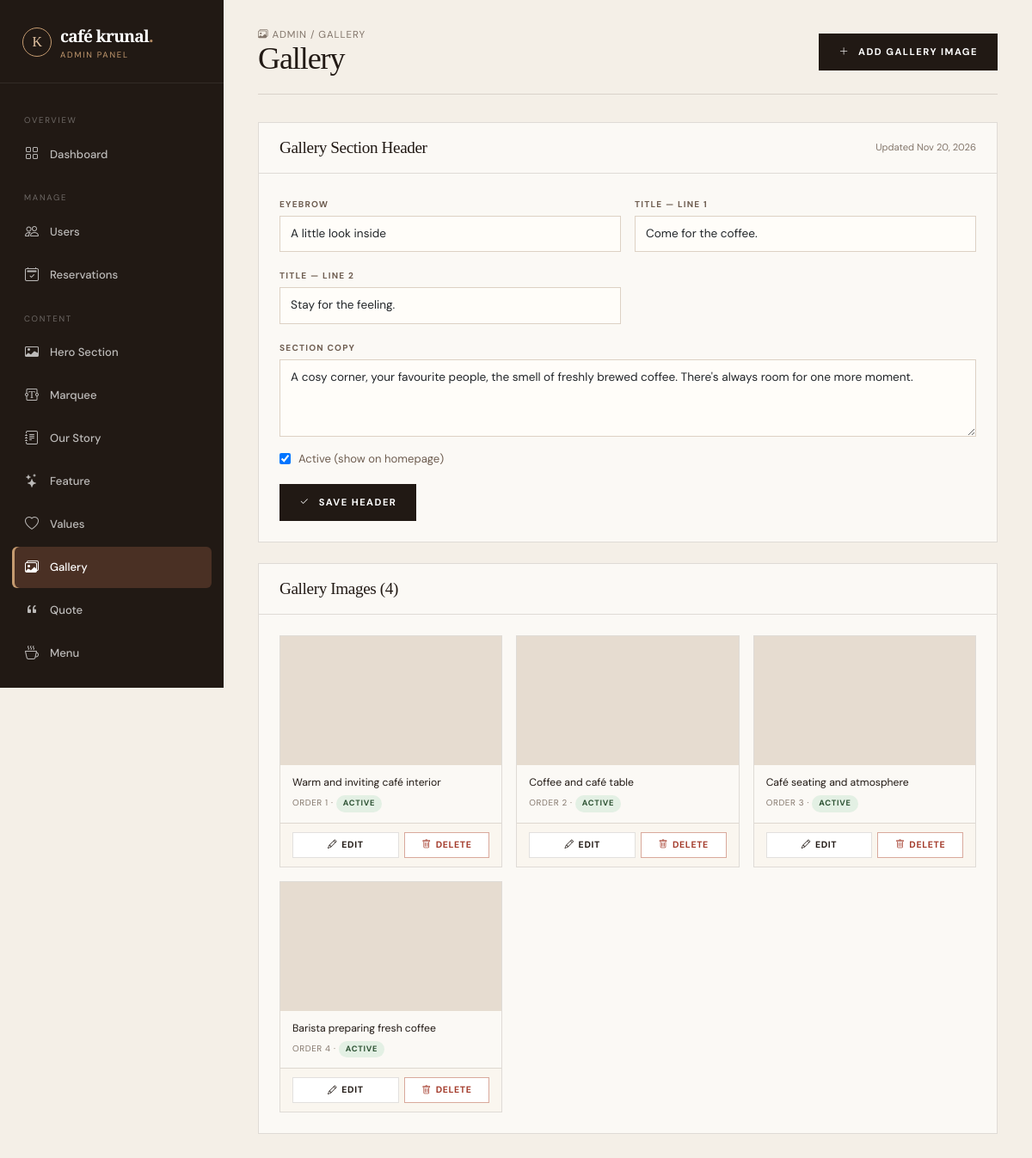
The app's page /admin/index.php?page=gallery (signed in) with its own data.
### tables this page shows
CREATE TABLE `gallery_section` (
  `id` int(10) UNSIGNED NOT NULL,
  `eyebrow` varchar(120) NOT NULL DEFAULT '',
  `title_line1` varchar(160) NOT NULL DEFAULT '',
  `title_line2` varchar(160) NOT NULL DEFAULT '',
  `section_copy` text DEFAULT NULL,
  `is_active` tinyint(1) NOT NULL DEFAULT 1,
  `updated_at` timestamp NOT NULL DEFAULT current_timestamp() ON UPDATE current_timestamp()
);

CREATE TABLE `gallery_images` (
  `id` int(10) UNSIGNED NOT NULL,
  `image_path` varchar(255) NOT NULL DEFAULT '',
  `full_image_path` varchar(255) NOT NULL DEFAULT '',
  `alt_text` varchar(255) NOT NULL DEFAULT '',
  `is_active` tinyint(1) NOT NULL DEFAULT 1,
  `sort_order` int(11) NOT NULL DEFAULT 0,
  `created_at` timestamp NOT NULL DEFAULT current_timestamp(),
  `updated_at` timestamp NOT NULL DEFAULT current_timestamp() ON UPDATE current_timestamp()
);

### admin/index.php (the view, shortened to what this page needs)
<?php
require_once __DIR__ . '/../config/config.php';
function e(?string $s): string {
    return htmlspecialchars((string)$s, ENT_QUOTES | ENT_SUBSTITUTE, 'UTF-8');
}
$page = $_GET['page'] ?? 'dashboard';
$totalUsers = (int)$pdo->query('SELECT COUNT(*) FROM users')->fetchColumn();
$totalReservations = $pendingReservations = $todayReservations = 0;
try {
    $totalReservations = (int)$pdo->query('SELECT COUNT(*) FROM reservations')->fetchColumn();
    $pendingReservations = (int)$pdo->query("SELECT COUNT(*) FROM reservations WHERE status = 'pending'")->fetchColumn();
    $todayReservations = (int)$pdo->query("SELECT COUNT(*) FROM reservations WHERE res_date = CURDATE()")->fetchColumn();
} catch (PDOException $e) {}
$gallerySection = null;
$galleryImages = [];
if ($page === 'gallery') {
    try {
        $gallerySection = $pdo->query('SELECT * FROM gallery_section ORDER BY id DESC LIMIT 1')->fetch();
    } catch (PDOException $e) {
        $gallerySection = null;
    }
    try {
        $galleryImages = $pdo->query('SELECT * FROM gallery_images ORDER BY sort_order, id')->fetchAll();
    } catch (PDOException $e) { $galleryImages = []; }
}
?>
<!DOCTYPE html>
<html lang="en">
<head>
  <link href="https://cdn.jsdelivr.net/npm/bootstrap@5.3.3/dist/css/bootstrap.min.css" rel="stylesheet">
  <link href="https://cdn.jsdelivr.net/npm/bootstrap-icons@1.11.3/font/bootstrap-icons.min.css" rel="stylesheet">
</head>
<body>
<div class="admin-wrap">
  <aside class="admin-sidebar">
    <div class="admin-brand">
      <span class="brand-mark">K</span>
      <div>
        café krunal<span style="color:#b58a62">.</span>
        <small>Admin Panel</small>
      </div>
    </div>
    <nav class="admin-nav">
      <div class="nav-label">Overview</div>
      <a href="?page=dashboard" class="<?= $page === 'dashboard' ? 'active' : '' ?>">
        <i class="bi bi-grid"></i> Dashboard
      </a>
      <div class="nav-label">Manage</div>
      <a href="?page=users" class="<?= $page === 'users' ? 'active' : '' ?>">
        <i class="bi bi-people"></i> Users
      </a>
      <a href="?page=reservations" class="<?= $page === 'reservations' ? 'active' : '' ?>">
        <i class="bi bi-calendar2-check"></i> Reservations
      </a>
      <div class="nav-label">Content</div>
      <a href="?page=hero" class="<?= $page === 'hero' ? 'active' : '' ?>">
        <i class="bi bi-card-image"></i> Hero Section
      </a>
      <a href="?page=marquee" class="<?= $page === 'marquee' ? 'active' : '' ?>">
        <i class="bi bi-textarea-t"></i> Marquee
      </a>
      <a href="?page=story" class="<?= $page === 'story' ? 'active' : '' ?>">
        <i class="bi bi-journal-text"></i> Our Story
      </a>
      <a href="?page=feature" class="<?= $page === 'feature' ? 'active' : '' ?>">
        <i class="bi bi-stars"></i> Feature
      </a>
      <a href="?page=values" class="<?= $page === 'values' ? 'active' : '' ?>">
        <i class="bi bi-heart"></i> Values
      </a>
      <a href="?page=gallery" class="<?= $page === 'gallery' ? 'active' : '' ?>">
        <i class="bi bi-images"></i> Gallery
      </a>
      <a href="?page=quote" class="<?= $page === 'quote' ? 'active' : '' ?>">
        <i class="bi bi-quote"></i> Quote
      </a>
      <a href="?page=menu" class="<?= $page === 'menu' ? 'active' : '' ?>">
        <i class="bi bi-cup-hot"></i> Menu
      </a>
      <div class="nav-label">Site</div>
    </nav>
  </aside>
  <main class="admin-main">
    <div class="admin-topbar">
      <div>
        <div class="crumb">
          <i class="bi bi-<?= $page === 'hero' ? 'card-image' : ($page === 'story' ? 'journal-text' : ($page === 'marquee' ? 'textarea-t' : ($page === 'feature' ? 'stars' : ($page === 'values' ? 'heart' : ($page === 'gallery' ? 'images' : ($page === 'quote' ? 'quote' : ($page === 'menu' ? 'cup-hot' : ($page === 'users' ? 'people' : ($page === 'reservations' ? 'calendar2-check' : 'grid'))))))))) ?>"></i>
          Admin / <?= ucfirst($page) ?>
        </div>
        <h1>
          <?php if ($page === 'dashboard'): ?>Dashboard
          <?php elseif ($page === 'users'): ?>Users
          <?php elseif ($page === 'reservations'): ?>Reservations
          <?php elseif ($page === 'hero'): ?>Hero Section
          <?php elseif ($page === 'marquee'): ?>Marquee
          <?php elseif ($page === 'feature'): ?>Feature Section
          <?php elseif ($page === 'values'): ?>Values Section
          <?php elseif ($page === 'gallery'): ?>Gallery
          <?php elseif ($page === 'quote'): ?>Quote
          <?php elseif ($page === 'menu'): ?>Menu
          <?php else: ?>Our Story
          <?php endif; ?>
        </h1>
      </div>
      <?php if ($page === 'gallery' && !isset($_GET['edit_image'])): ?>
        <a href="?page=gallery&edit_image=new" class="btn-coffee">
          <i class="bi bi-plus-lg"></i> Add Gallery Image
        </a>
      <?php endif; ?>
    </div>
    <?php if ($page === 'dashboard'): ?>
      <div class="stat-grid">
        <div class="stat-card">
          <span class="label">Total Users</span>
          <span class="value"><?= $totalUsers ?></span>
          <i class="bi bi-people icon"></i>
        </div>
        <div class="stat-card">
          <span class="label">Reservations</span>
          <span class="value"><?= $totalReservations ?></span>
          <i class="bi bi-calendar2-check icon"></i>
        </div>
        <div class="stat-card">
          <span class="label">Pending</span>
          <span class="value"><?= $pendingReservations ?></span>
          <i class="bi bi-hourglass-split icon"></i>
        </div>
        <div class="stat-card">
          <span class="label">Today's Bookings</span>
          <span class="value"><?= $todayReservations ?></span>
          <i class="bi bi-calendar-day icon"></i>
        </div>
      </div>
      <div class="panel">
        <div class="panel-head">
          <h2>Recent Users</h2>
          <a href="?page=users" class="btn-sm-coffee">View All <i class="bi bi-arrow-right"></i></a>
        </div>
        <div class="panel-body">
          <?php $recent = $pdo->query('SELECT id, full_name, email, created_at FROM users ORDER BY id DESC LIMIT 5')->fetchAll(); ?>
          <?php if ($recent): ?>
            <div class="table-responsive">
              <table class="table">
                <thead><tr><th>Name</th><th>Email</th><th>Joined</th></tr></thead>
                <tbody>
                  <?php foreach ($recent as $r): ?>
                    <tr>
                      <td><?= e($r['full_name']) ?></td>
                      <td><?= e($r['email']) ?></td>
                      <td><?= date('M j, Y', strtotime($r['created_at'])) ?></td>
                    </tr>
                  <?php endforeach; ?>
                </tbody>
              </table>
            </div>
          <?php else: ?>
            <div class="empty-state"><i class="bi bi-people"></i><p>No users yet.</p></div>
          <?php endif; ?>
        </div>
      </div>
    <?php elseif ($page === 'gallery'): ?>
      <?php if (!$gallerySection): ?>
        <div class="panel"><div class="empty-state">
          <i class="bi bi-exclamation-triangle"></i>
          <p>Gallery section row missing. Run the SQL to create the <code>gallery_section</code> table and seed a row.</p>
        </div></div>
      <?php else: ?>
        <div class="panel">
          <div class="panel-head">
            <h2>Gallery Section Header</h2>
            <span style="font-size:.7rem;color:var(--muted);">
              Updated <?= date('M j, Y', strtotime($gallerySection['updated_at'])) ?>
            </span>
          </div>
          <div class="panel-body pad">
            <form method="post" action="?page=gallery">
              <div class="row g-3">
                <div class="col-md-6">
                  <label class="form-label" for="eyebrow">Eyebrow</label>
                  <input class="form-control" type="text" id="eyebrow" name="eyebrow"
                         value="<?= e($gallerySection['eyebrow']) ?>" maxlength="120">
                </div>
                <div class="col-md-6">
                  <label class="form-label" for="title_line1">Title — Line 1</label>
                  <input class="form-control" type="text" id="title_line1" name="title_line1"
                         value="<?= e($gallerySection['title_line1']) ?>" maxlength="160">
                </div>
                <div class="col-md-6">
                  <label class="form-label" for="title_line2">Title — Line 2</label>
                  <input class="form-control" type="text" id="title_line2" name="title_line2"
                         value="<?= e($gallerySection['title_line2']) ?>" maxlength="160">
                </div>
                <div class="col-12">
                  <label class="form-label" for="section_copy">Section Copy</label>
                  <textarea class="form-control" id="section_copy" name="section_copy" rows="3"><?= e($gallerySection['section_copy']) ?></textarea>
                </div>
                <div class="col-12">
                  <label style="display:inline-flex;align-items:center;gap:9px;font-size:.82rem;color:#6e5d50;cursor:pointer;">
                    <input type="checkbox" name="is_active" value="1" <?= !empty($gallerySection['is_active']) ? 'checked' : '' ?>>
                    Active (show on homepage)
                  </label>
                </div>
                <div class="col-12">
                  <button class="btn-coffee" type="submit"><i class="bi bi-check2"></i> Save Header</button>
                </div>
              </div>
            </form>
          </div>
        </div>
        <div class="panel">
          <div class="panel-head">
            <h2>Gallery Images (<?= count($galleryImages) ?>)</h2>
          </div>
          <div class="panel-body pad">
            <?php if ($galleryImages): ?>
              <div class="gallery-grid-admin">
                <?php foreach ($galleryImages as $gi): ?>
                  <div class="gallery-card">
                    <div class="thumb" style="background-image:url('<?= e($gi['image_path']) ?>');"></div>
                    <div class="body">
                      <div class="alt"><?= e($gi['alt_text'] ?: 'No alt text') ?></div>
                      <div class="meta">
                        Order <?= (int)$gi['sort_order'] ?> ·
                        <span class="toggle-badge <?= !empty($gi['is_active']) ? 'on' : 'off' ?>">
                          <?= !empty($gi['is_active']) ? 'Active' : 'Inactive' ?>
                        </span>
                      </div>
                    </div>
                    <div class="actions">
                      <a href="?page=gallery&edit_image=<?= (int)$gi['id'] ?>" class="btn-sm-coffee">
                        <i class="bi bi-pencil"></i> Edit
                      </a>
                      <form method="post" action="?page=gallery" style="flex:1;margin:0;"
                            onsubmit="return confirm('Delete this gallery image?');">
                        <button type="submit" class="btn-sm-coffee btn-sm-danger" style="width:100%;justify-content:center;">
                          <i class="bi bi-trash"></i> Delete
                        </button>
                      </form>
                    </div>
                  </div>
                <?php endforeach; ?>
              </div>
            <?php else: ?>
              <div class="empty-state"><i class="bi bi-images"></i><p>No gallery images yet.</p></div>
            <?php endif; ?>
          </div>
        </div>
      <?php endif; ?>
    <?php endif; ?>
  </main>
</div>
</body>
</html>

### records on screen
gallery_section: updated_at "Nov 20, 2026", eyebrow "A little look inside", title_line1 "Come for the coffee.", title_line2 "Stay for the feeling.", section_copy "A cosy corner, your favourite people, the smell of freshly brewed coffee. There's always room for one more moment.", is_active "☑"
gallery_images: alt_text "Warm and inviting café interior", sort_order "1", is_active "ACTIVE"
gallery_images: alt_text "Coffee and café table", sort_order "2", is_active "ACTIVE"
gallery_images: alt_text "Café seating and atmosphere", sort_order "3", is_active "ACTIVE"
gallery_images: alt_text "Barista preparing fresh coffee", sort_order "4", is_active "ACTIVE"

### other values on screen
$page "GALLERY"
count($galleryImages) "4"
